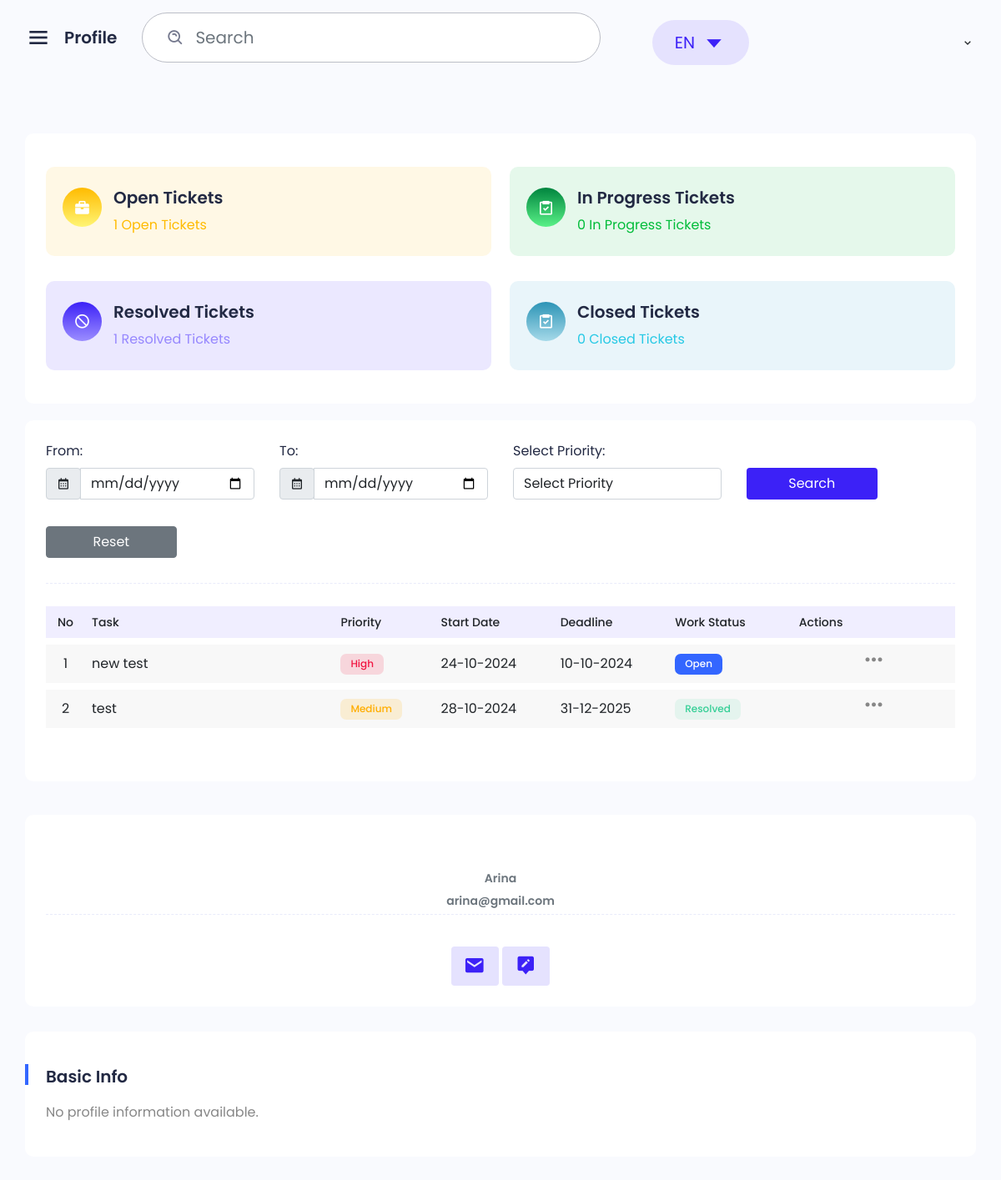
Page /users/profile/ (signed in) on the earlier database version.
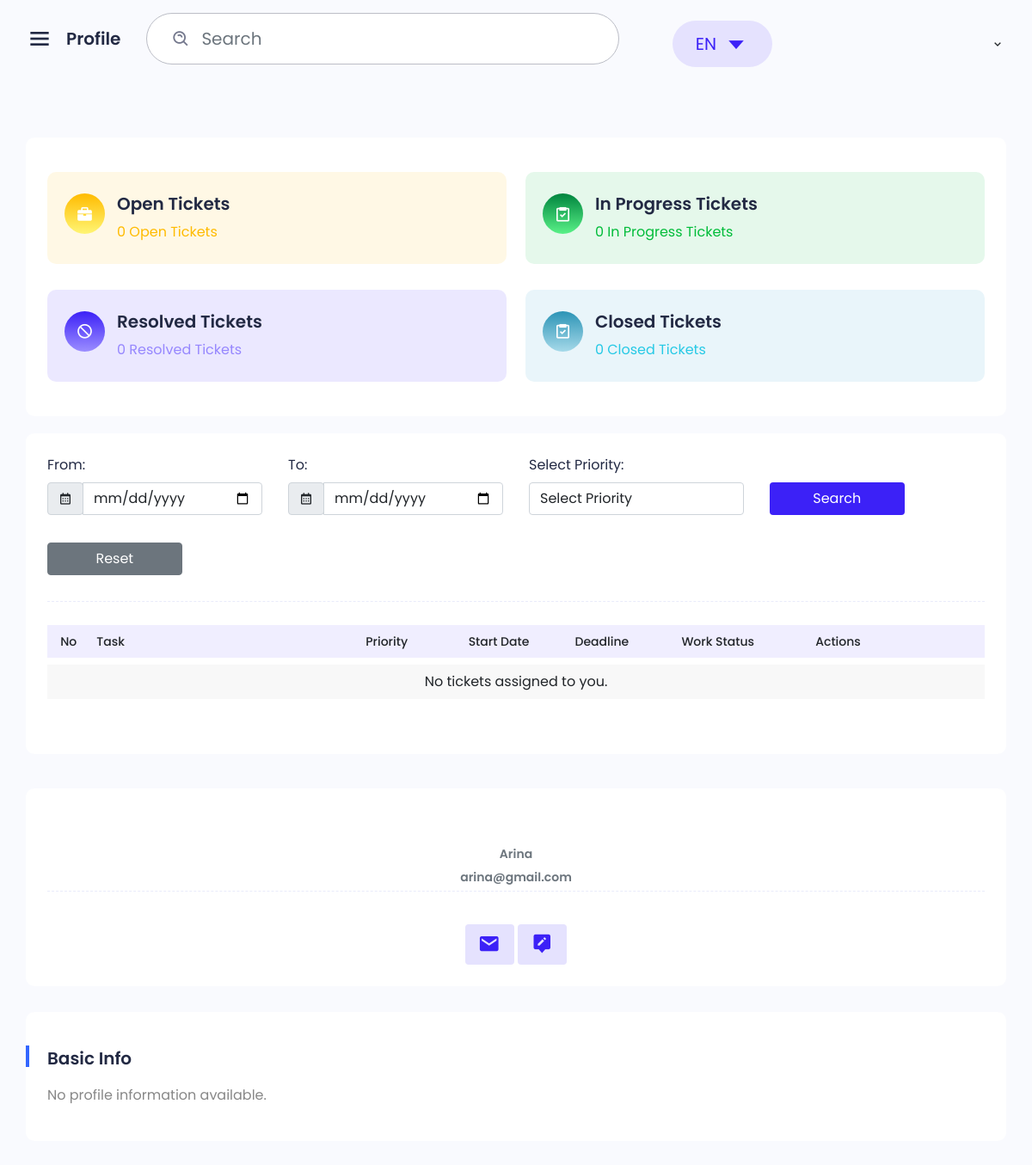
Same page on the later database version.
### tickets/models.py (models this page shows)
class Ticket(models.Model):
    title = models.CharField(max_length=255)
    description = models.TextField()
    priority = models.CharField(max_length=50, choices=[('Low', 'Low'), ('Medium', 'Medium'), ('High', 'High'), ('Critical', 'Critical')])
    status = models.CharField(max_length=50, choices=[('Open', 'Open'), ('In Progress', 'In Progress'), ('Resolved', 'Resolved'), ('Closed', 'Closed')])
    assignee = models.ForeignKey(User, related_name='assigned_tickets', on_delete=models.SET_NULL, null=True)
    reporter = models.ForeignKey(User, related_name='reported_tickets', on_delete=models.SET_NULL, null=True)
    due_date = models.DateField()
    created_at = models.DateTimeField(auto_now_add=True)
    updated_at = models.DateTimeField(auto_now=True)

### users/views.py (the view)
# urls.py: path('profile/', views.profile_view),
@login_required(login_url='/users/login/')
def profile_view(request):
    user = request.user
    try:
        profile = Profile.objects.get(user=user)
    except Profile.DoesNotExist:
        profile = None
    assigned_tickets = Ticket.objects.filter(assignee=user)
    open_count_p = assigned_tickets.filter(status="Open").count()
    in_progress_count_p = assigned_tickets.filter(status="In Progress").count()
    resolved_count_p = assigned_tickets.filter(status="Resolved").count()
    closed_count_p = assigned_tickets.filter(status="Closed").count()
    total_task_count = assigned_tickets.count()
    running_task_count = in_progress_count_p
    on_hold_task_count = resolved_count_p
    complete_task_count = closed_count_p
    from_date = request.GET.get('from_date')
    to_date = request.GET.get('to_date')
    priority = request.GET.get('priority')
    if from_date:
        assigned_tickets = assigned_tickets.filter(created_at__gte=from_date)
    if to_date:
        assigned_tickets = assigned_tickets.filter(due_date__lte=to_date)
    if priority:
        assigned_tickets = assigned_tickets.filter(priority=priority)
    context = {
        'user': user,
        'profile': profile,
        'assigned_tickets': assigned_tickets, # for the table ticket view
        'total_task_count': total_task_count, # total number of assigned tickets for the table ticket view
        'running_task_count': running_task_count, # number of running tickets for the table ticket view
        'on_hold_task_count': on_hold_task_count, # number of tickets on hold for the table ticket view
        'complete_task_count': complete_task_count, # number of completed tickets for the table ticket view
        'open_count_p': open_count_p, # for the table ticket view
        'in_progress_count_p': in_progress_count_p, # for the table ticket view
        'resolved_count_p': resolved_count_p, # for the table ticket view
        'closed_count_p': closed_count_p, # for the table ticket view
    }
    return render(request, 'users/profile.html', context)

### ticket_notifications/templatetags/notification_tags.py (called while the page is built)
@register.simple_tag
def unread_notifications_count(user):
    return Notification.objects.filter(user=user, is_read=False).count()

### users/templates/users/profile.html (shortened to what the changed rows need)
{% extends "layout.html" %}
{% block content %}
    <div class="main">
        <div class="main-content user">
            <div class="row">
                <div class="col-9 col-xl-12">
                    <div class="box card-box mb-20">
                        <div class="icon-box bg-color-1">
                            <div class="content">
                                <h5 class="title-box">Open Tickets</h5>
                                <p class="color-1 mb-0 pt-4">{{ open_count_p }} Open Tickets</p>
                            </div>
                        </div>
                        <div class="icon-box bg-color-3">
                            <div class="content">
                                <h5 class="title-box">Resolved Tickets</h5>
                                <p class="color-3 mb-0 pt-4">{{ resolved_count_p }} Resolved Tickets</p>
                            </div>
                        </div>
                    </div>
                    <div class="box">
                        <div class="box-body">
                            <div class="table-responsive">
                                <table class="table table-vcenter text-nowrap table-bordered dataTable no-footer"
                                       id="task-profile" role="grid">
                                    <thead>
                                        <tr class="top">
                                            <th class="border-bottom-0 text-center sorting fs-14 font-w500" style="width: 26.6562px;">No</th>
                                            <th class="border-bottom-0 sorting fs-14 font-w500" style="width: 222.312px;">Task</th>
                                            <th class="border-bottom-0 sorting fs-14 font-w500" style="width: 84.8281px;">Priority</th>
                                            <th class="border-bottom-0 sorting fs-14 font-w500" style="width: 87.9844px;">Start Date</th>
                                            <th class="border-bottom-0 sorting fs-14 font-w500" style="width: 87.9844px;">Deadline</th>
                                            <th class="border-bottom-0 sorting fs-14 font-w500" style="width: 110.719px;">Work Status</th>
                                            <th class="border-bottom-0 sorting_disabled fs-14 font-w500" style="width: 145.391px;">Actions</th>
                                        </tr>
                                    </thead>
                                    <tbody>
                                        {% for ticket in assigned_tickets %}
                                        <tr class="{% cycle 'odd' 'even' %}">
                                            <td class="text-center">{{ forloop.counter }}</td>
                                            <td>
                                                <a href="javascript:void(0);" data-bs-toggle="modal"
                                                   data-bs-target="#ticketDetailModal"
                                                   onclick="showTicketDetails('{{ ticket.pk }}')">
                                                    {{ ticket.title }}
                                                </a>
                                            </td>
                                            <td>
                                                <span
                                                    class="badge {% if ticket.priority == 'High' %}badge-danger-light{% elif ticket.priority == 'Medium' %}badge-warning-light{% elif ticket.priority == 'Low' %}badge-success-light{% elif ticket.priority == 'Critical' %}badge-danger{% endif %}">
                                                    {{ ticket.priority }}
                                                </span>
                                            </td>
                                            <td>{{ ticket.created_at|date:"d-m-Y" }}</td>
                                            <td>{{ ticket.due_date|date:"d-m-Y" }}</td>
                                            <td>
                                                <span
                                                    class="badge {% if ticket.status == 'Open' %}badge-primary{% elif ticket.status == 'In Progress' %}badge-warning{% elif ticket.status == 'Resolved' %}badge-success{% elif ticket.status == 'Closed' %}badge-secondary{% endif %}">
                                                    {{ ticket.status }}
                                                </span>
                                            </td>
                                            <td>
                                                <div class="dropdown">
                                                    <a href="javascript:void(0);" class="btn-link" data-bs-toggle="dropdown"
                                                       aria-expanded="false">
                                                        <i class='bx bx-dots-horizontal-rounded'></i>
                                                    </a>
                                                </div>
                                            </td>
                                        </tr>
                                        {% empty %}
                                        <tr>
                                            <td colspan="7" class="text-center">No tickets assigned to you.</td>
                                        </tr>
                                        {% endfor %}
                                    </tbody>
                                </table>
                            </div>
                        </div>
                    </div>
                </div>
            </div>
        </div>
    </div>
{% endblock  %}

Differences in the rows shown:
no longer on this page (row edited): Ticket: title "new test", priority "High", created_at "24-10-2024", due_date "10-10-2024", status "Open"
no longer on this page (row edited): Ticket: title "test", priority "Medium", created_at "28-10-2024", due_date "31-12-2025", status "Resolved"
Other differences:
{{ open_count_p }}: "1" → "0"
{{ resolved_count_p }}: "1" → "0"
text now shown: "No tickets assigned to you."
